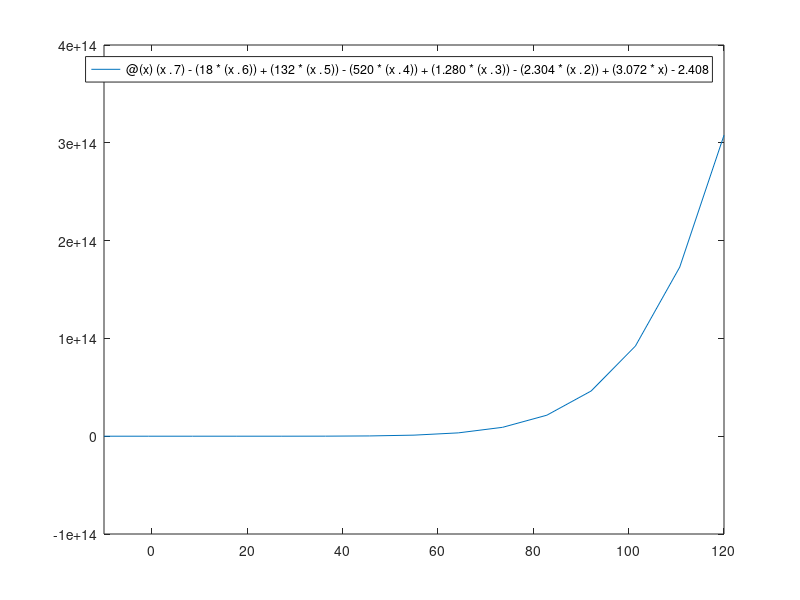

Source code (MATLAB):
% El método falsa posicion se utiliza para encontrar la raíz de una ecuación no lineal en 
% metodos numericos. Este es un método cerrado porque en cada iteración tenemos que verificar 
% el signo de la función. Dado que la raíz se encuentra  dentro del intervalo en el dominio, 
% es por eso que también se conoce como método de horquillado. Este método es más rápido que 
% el método de bisección y más lento que el método de Newton Raphson. Da la garantía de converger 
% una raíz única. El método de posición falsa requiere dos suposiciones iniciales para iniciar 
% la solución y no es necesario encontrar la derivada de la función.

%La fórmula del método Regula falsi es x = (af(b)-bf(a))/(b-a)

% Aquí, escribimos el código del Método de posición falsa en MATLAB paso a paso. MATLAB es una 
% manera fácil de resolver problemas complicados que no se resuelven a mano o que son imposibles 
% de resolver en la página.


% método de falsa posición
% Encuentre una raíz positiva de f (x) = ?
% La raíz está entre corchetes entre [a, b]
% c es la estimación inicial calculada a partir de los puntos ayb
clc, clear, close
% estimaciones iniciales del gráfico f (x) vs x
a=0; b=2; 
%funcion a calcular 
f=@(x) (x.^7) - (18*(x.^6)) + (132*(x.^5)) - (520*(x.^4)) + (1.280*(x.^3)) - (2.304*(x.^2)) + (3.072*x) - 2.408;  
% función para encontrar una nueva raíz estimada
c=b-f(b)*((a-b)/(f(a)-f(b))); 
ainit=a; binit=b; 
er=abs(b-a);
% error tolerable
tol=1e-6; 
% contador
ii=1; 
%crea un vector para almacenar valores de error para cada iteracion
ervect=zeros(1,ii); 
%crea un vector para almacenar el número de iteración en a un momento especifico
iivect=zeros(1,ii); 
% titulo tabla
fprintf('%3s %7s %7s %7s %10s %10s %10s %10s \n','ii','a','b','c','fa','fb','fc','er'); 
while er>= tol && ii<500
    fprintf('%3d %7.3f %7.3f %7.3f %10.2e %10.2e %10.2e %10.2e \n',ii,a, b, c, f(a), f(b), f(c), er);
    % c sustituye a o b
    if f(a)*f(c)>0 
        a=c;
    elseif f(a)*f(c)<0
        b=c;
    else
        root=c;
        break
    end
    c=(a+b)/2;
    er=abs(b-a);
    %almacena el valor de error actual
    ervect(ii)=er; 
    %almacena el valor de iteración actual
    iivect(ii)=ii; 
    ii=ii+1;
end
% Entre a, b, c encuentre el más cercano a la raíz:
if abs(f(b))<abs(f(c)) && abs(f(b))<abs(f(a))
    root=b;
elseif abs(f(c))<abs(f(a)) && abs(f(c))<abs(f(b))
    root=c;
else
    root=a
end
%crea un vector de coeficientes de f (x) para ser utilizado por la función 'raíces' en la siguiente línea
coeff=[1 -151 5150 -5000]; 
%calcula las raíces verdaderas y las pone en un vector llamado roottrue
roottrue=roots(coeff); 
%calcula el error entre la raíz verdadera y la raíz calculada; roottrue (x) se refiere a la raíz que se va a comparar en el vector roottrue
error=abs(roottrue(3)-root); 
 
 
fprintf('\n La suposición inicial de a fue %d \n', ainit);
fprintf(' La suposición inicial para b fue %d \n', binit);
fprintf('\n El valor calculado de la raíz con el código del método de posición falsa para las suposiciones iniciales es %.3f \n', root);
fprintf('\n La raíz se encontró en %d iteraciones\n', ii-1);
fprintf('\n Los verdaderos valores de la raíz son \n');
%el índice x de roottrue (x) muestra el valor de una de las soluciones
fprintf('%e \n',roottrue(3)); 
fprintf('\n La diferencia de error del valor calculado y verdadero es %e',error);
%traza f (x) con x en el rango de -10 a 120
fplot (f,[-10,120]); 